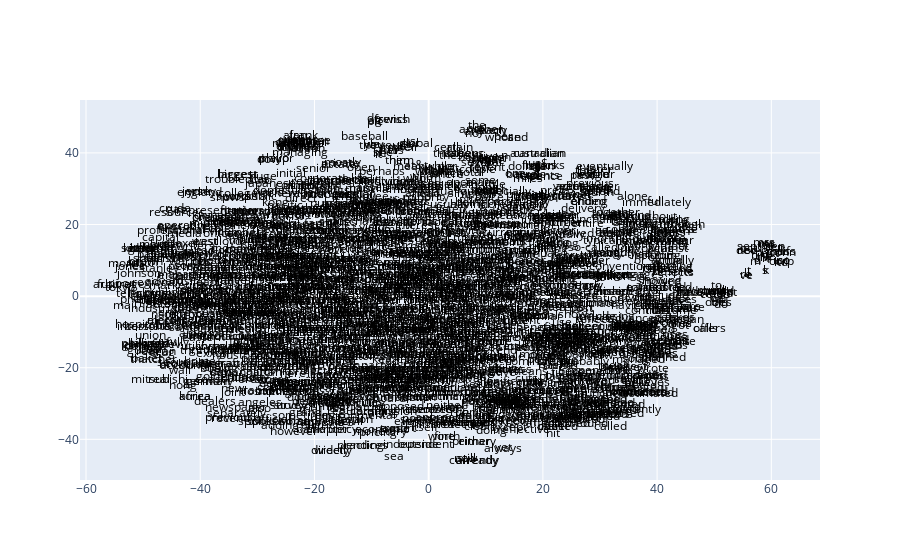

Source (notebook cell):
### Code cell
color = np.where(is_numeric, "green", "black")
fig = go.Figure()

fig.add_trace(
    go.Scatter(
        x=embeddings_df_trans[0],
        y=embeddings_df_trans[1],
        mode="text",
        text=embeddings_df_trans.index,
        textposition="middle center",
        textfont=dict(color=color),
    )
)
fig.show()
fig.write_html("../word2vec_visualization.html")

### Figure 1 — Plotly figure (JSON) as saved in the notebook; plotly's stock layout.template omitted (floating-point values rounded to 4 significant figures; data arrays with more than 128 entries replaced by an {"elided": "..."} marker saying what was removed)
{"data": [{"mode": "text", "text": {"elided": "1980 str values"}, "textfont": {"color": {"elided": "1980 str values"}}, "textposition": "middle center", "type": "scatter", "x": {"elided": "1980 float values"}, "y": {"elided": "1980 float values"}}], "layout": {}}
